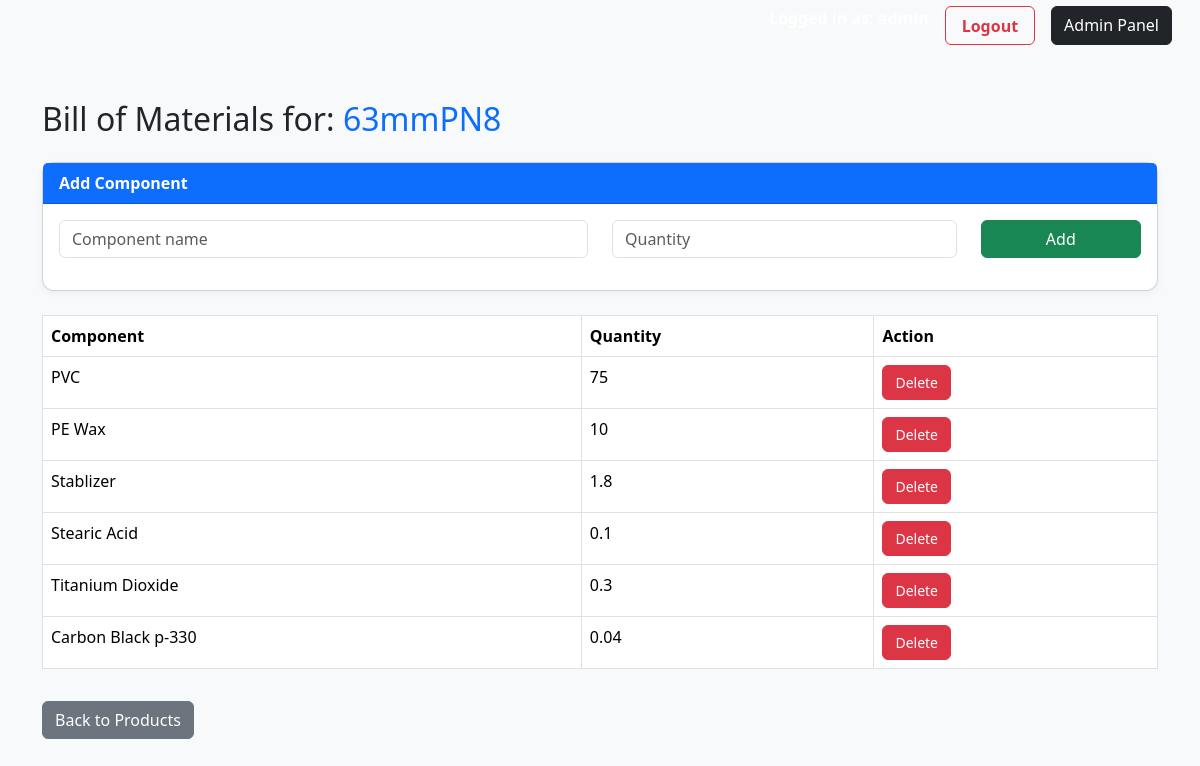
Screenshot of /product/3/bom (signed in) with the database file from the repository.
### app.py (models this page shows)
class Product(db.Model):
    id = db.Column(db.Integer, primary_key=True)
    name = db.Column(db.String(255), nullable=False)
    specification = db.Column(db.Text, nullable=True)

class BillOfMaterial(db.Model):
    id = db.Column(db.Integer, primary_key=True)
    product_id = db.Column(db.Integer, db.ForeignKey('product.id'), nullable=False)
    component_name = db.Column(db.String(255), nullable=False)
    quantity = db.Column(db.Integer, nullable=False)

### app.py (the view, shortened to what this page needs)
@app.route('/product/<int:product_id>/bom', methods=['GET', 'POST'])
@login_required
def manage_bom(product_id):
    product = Product.query.get_or_404(product_id)
    bom_items = BillOfMaterial.query.filter_by(product_id=product_id).all()
    return render_template('bom.html', product=product, bom_items=bom_items)

### app.py (called while the page is built)
@login_manager.user_loader
def load_user(user_id):
    return User.query.get(int(user_id))

### templates/bom.html (shortened to what this page needs)
{% extends 'base.html' %}
{% block body %}
<body>
<div class="container mt-5">
    <h2>Bill of Materials for: <span class="text-primary">{{ product.name }}</span></h2>
    <div class="card my-4">
        <div class="card-header">Add Component</div>
        <div class="card-body">
            <form method="POST">
                <div class="row">
                    <div class="col-md-6 mb-3">
                        <input type="text" class="form-control" name="component_name" placeholder="Component name" required>
                    </div>
                    <div class="col-md-4 mb-3">
                        <input type="int" class="form-control" name="quantity" placeholder="Quantity" required>
                    </div>
                    <div class="col-md-2">
                        <button type="submit" class="btn btn-success w-100">Add</button>
                    </div>
                </div>
            </form>
        </div>
    </div>
    <table class="table table-bordered">
        <thead>
            <tr>
                <th>Component</th>
                <th>Quantity</th>
                <th>Action</th>
            </tr>
        </thead>
        <tbody>
            {% for item in bom_items %}
                <tr>
                    <td>{{ item.component_name }}</td>
                    <td>{{ item.quantity }}</td>
                    <td>
                        <form method="POST" action="{{ url_for('delete_bom', id=item.id) }}" onsubmit="return confirm('Delete this component?');">
                            <button type="submit" class="btn btn-sm btn-danger">Delete</button>
                        </form>
                    </td>
                </tr>
            {% endfor %}
        </tbody>
    </table>
    <a href="{{ url_for('index') }}" class="btn btn-secondary mt-3">Back to Products</a>
</div>
{% endblock %}

### static/styles.css (style rules this page uses)
body { font-family: "Segoe UI", sans-serif; background-color: #f8f9fa; margin: 0; padding: 0; color: #212529; }
.btn { border-radius: 6px; font-weight: 500; padding: 0.375rem 0.75rem; }
.card { border-radius: 12px; box-shadow: 0 2px 8px rgba(0, 0, 0, 0.05); }
.card-header { background-color: #0d6efd; color: white; font-weight: 600; }

### rows the page displays
Product: name "63mmPN8"
BillOfMaterial: component_name "PVC", quantity "75"
BillOfMaterial: component_name "PE Wax", quantity "10"
BillOfMaterial: component_name "Stablizer", quantity "1.8"
BillOfMaterial: component_name "Stearic Acid", quantity "0.1"
BillOfMaterial: component_name "Titanium Dioxide", quantity "0.3"
BillOfMaterial: component_name "Carbon Black p-330", quantity "0.04"
